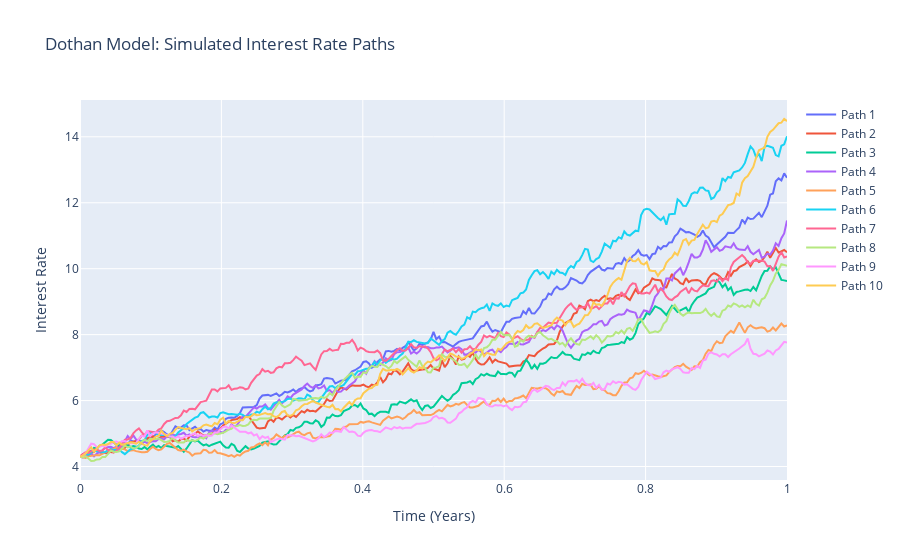

Notebook code cell kept with this figure:
### Code cell
# -------SIMULATION OF BM AND CIR MODEL------- 

r0 = 4.30        # Initial stock price
T = 1           # Time to maturity (years)
a= 1.0 # speed of reversion parameter
b= 3.50  # Volatility of volatility
paths = 100000  # Number of simulations
sigma = 0.2     # Constant volatility for BM

# Simulation of CIR Model and BM
r_Dothan = Dothan(r0,a,b,T,sigma, paths)
# -------OPTION PRICING AND VOLATILITY SMILE-------




# Time axis
time = np.linspace(0, T, r_Dothan.shape[0])

# Plot Dothan Model
fig_Dothan = go.Figure()
for i in range(10):  # Plot only the first 10 paths for clarity
    fig_Dothan.add_trace(go.Scatter(
        x=time,
        y=r_Dothan[:, i],
        mode='lines',
        name=f'Path {i+1}'
    ))
fig_Dothan.update_layout(
    title='Dothan Model: Simulated Interest Rate Paths',
    xaxis_title='Time (Years)',
    yaxis_title='Interest Rate',
    showlegend=True
)
fig_Dothan.show()

### Figure 1 — Plotly figure (JSON) as saved in the notebook; plotly's stock layout.template omitted (floating-point values rounded to 4 significant figures; data arrays with more than 128 entries replaced by an {"elided": "..."} marker saying what was removed)
{"data": [{"mode": "lines", "name": "Path 1", "type": "scatter", "x": {"elided": "253 float values"}, "y": {"elided": "253 float values"}}, {"mode": "lines", "name": "Path 2", "type": "scatter", "x": {"elided": "253 float values"}, "y": {"elided": "253 float values"}}, {"mode": "lines", "name": "Path 3", "type": "scatter", "x": {"elided": "253 float values"}, "y": {"elided": "253 float values"}}, {"mode": "lines", "name": "Path 4", "type": "scatter", "x": {"elided": "253 float values"}, "y": {"elided": "253 float values"}}, {"mode": "lines", "name": "Path 5", "type": "scatter", "x": {"elided": "253 float values"}, "y": {"elided": "253 float values"}}, {"mode": "lines", "name": "Path 6", "type": "scatter", "x": {"elided": "253 float values"}, "y": {"elided": "253 float values"}}, {"mode": "lines", "name": "Path 7", "type": "scatter", "x": {"elided": "253 float values"}, "y": {"elided": "253 float values"}}, {"mode": "lines", "name": "Path 8", "type": "scatter", "x": {"elided": "253 float values"}, "y": {"elided": "253 float values"}}, {"mode": "lines", "name": "Path 9", "type": "scatter", "x": {"elided": "253 float values"}, "y": {"elided": "253 float values"}}, {"mode": "lines", "name": "Path 10", "type": "scatter", "x": {"elided": "253 float values"}, "y": {"elided": "253 float values"}}], "layout": {"showlegend": true, "title": {"text": "Dothan Model: Simulated Interest Rate Paths"}, "xaxis": {"title": {"text": "Time (Years)"}}, "yaxis": {"title": {"text": "Interest Rate"}}}}
